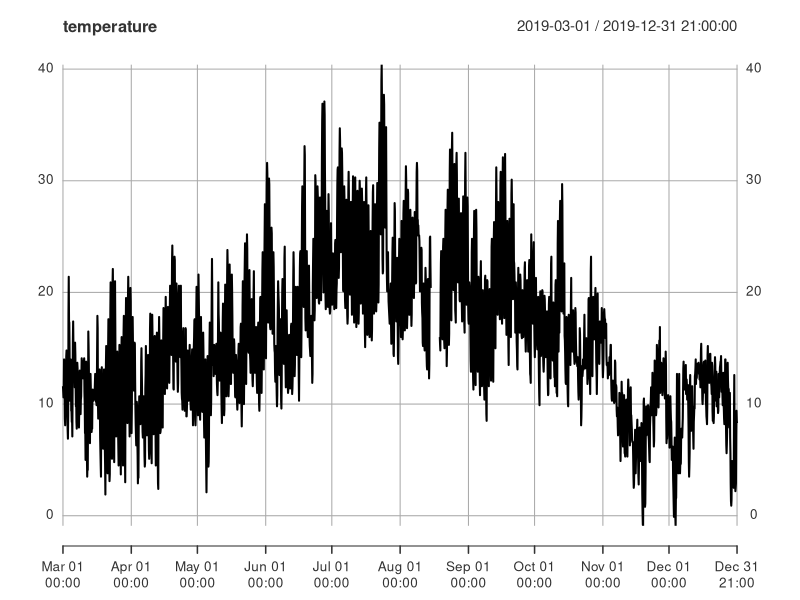
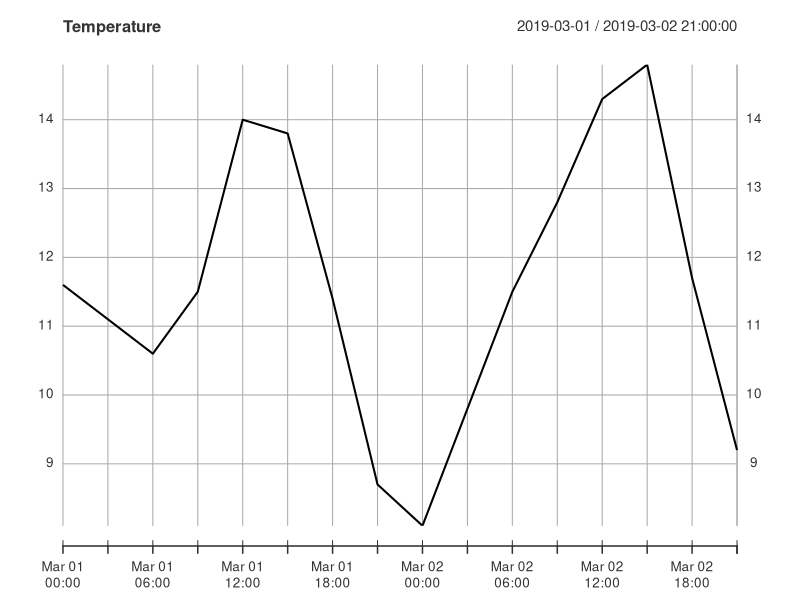

R code for these plots, in order: (Note: this script raises an error after producing the figures.)
#intrpoudtuin 

#import les donnés 
setwd("~/School/Miashs/MIASHS 6/seris chro/final project")

tmp<- read.csv("Data/tmp.csv")
#################################################################################
####################################################################################

#deviser les donnée 
last_one <- length(tmp$temperature) #de 1 à 2448
tmp[is.na(tmp$temperature),c('X','temperature')] #show all the missing values 
first_part<-c(1,1336) #premier section de donnés 
last_part<- c(1369,last_one) #deuxeme section de donnés 
tset_first<- c(1,(first_part[2]-8)) #test how good is our model for the first part
test_second <- c((last_part[1]+8),last_one)#test how good is our model for the second part
################################################################################## 
####################################################################################

#tout d'abord pour prendre une idee genral de ce qui pass on fait un visulastion des donnés



temperature <- xts::xts(tmp$temperature, order.by=as.POSIXct(tmp$dateheure))
plot(temperature)
#apres a prendre une idée général on doit etre plus presier de chartiser ces donnés
#on peut sentir qu'il y une sesanolité mais doit zommer plus pres pour etre sur 
#et comme dans l'annceé dit que tout les jours on prede 8 fois la dergre de temperteure

   
#cette fonction eveite la repetion de code pour chauqe fois on apple une partie de donnés
#et aussi s'on utlise la differnce ou une tendece ou un varaince  
main_data <- function(inverse=F,log=0,diff=0,lag=0,de_a=c(1,2448),data=tmp){
  P<-data$dateheure[de_a[1]:de_a[2]]
  X<-data$temperature[de_a[1]:de_a[2]]
  
  if (log){ 
    X<-log(X)}
  if (inverse){
    X<-rev(X)} #inverser les donnés
  if (lag){
    X<-diff(X,lag = lag)} #mettre un lag au donnés
  if (diff){
    X<- diff(X,differences = diff)}
  P<-data$dateheure[(de_a[1]+lag+diff):de_a[2]]
  Temperature<-  xts::xts(X, order.by=as.POSIXct(P))
  plot_<<- plot(Temperature)
  return(X)}
  
#voir s'il y a un sesanolite plus pret
#on predre deux les donnés de 2 jour ou 3 jour 
data_2j<- main_data(de_a=c(1,16))
plot_

#on voit une repettion chaque jour avec des petites varabilité 
#et s'on fait pout 4 jour 
data_4j<- main_data(de_a=c(1,32))
plot_X

#et encore on peut voir la autocorlation 
acf(tmp$temperature ,plot = TRUE, na.action = na.pass,lag.max = 32)
#ce graphique confirm la sesanlité puisque on a repertuation tout 8 fois
####################################################################################
####################################################################################

#de plus on voit pas des tendence donc on n a pas besoin de utliser
#la fonction log aux tous les donnés 
####################################################################################
####################################################################################

#test la stastionatité  
library("tseries")
#pour tester la stasionarite on va utliser deux test difrrentes 
#la premper est ADF(Test de Dickey-Fuller) : 

#la deuxeme est KPSS( Test de KPSS) :



options(warn=-1) #Ca aide de ne pas afficher "Warning message:"
test_ <- function(data){
  ADF <- adf.test(data)  
  KPSS <- kpss.test(data, null="Level")
  return(sprintf("le test ADF donne %s pour stastionarité et le test KPSS donne %s pour la stastionarité",
                 ADF$p.value < 0.05 , KPSS$p.value >= 0.05 ))
}
#pour bien affecut les test on doit deviser les donnés en deux parties commme
#il y a un manque de donné au millue ca sera beacoup plus facile à treter les donnés
#sperarment 

X_1 <- main_data(de_a=tset_first,lag=8)
plot_
acf(X_1)
#on vois les L'ACF

#on vois que c'est deje mieux avec lag de 8 
#et on pass les tests :
test_(X_1)
#on vois que c'est bien stastionare'
#on pass rappidement seulment avec moving avarage methode  

#tout d'abord on va essyer de trouver le meilleure d reapterue retard
#construit notre une fonction pour menemiser l'AIC

min_aic<-function(X,P,D,Q) {
  min_p=P[1]
  min_d=D[1]
  min_q=Q[1]
  cpt=0
  for(d in D[1]:D[2]) {
    for(p in P[1]:P[2]) {
      for(q in Q[1]:Q[2] ) {
        tryCatch( {
          Mod<- arima(X,order = c(p,d,q),method='ML')
          Mod____<<-Mod
          aic=Mod$aic
        },error=function(e){})
        if(cpt==0){
          aic_min=aic
          print(aic_min)}
        else{
          if(aic<aic_min){
            aic_min=aic
            min_p=p
            min_d=d
            min_q=q
            print(sprintf('Tour %s et les orders sont : %s , %s , %s et aic est %1f :',cpt,min_p,min_d,min_q,aic_min))
        }}
        cpt = cpt+1
      }
    }
    print("yes")
  }
  aic_<<-aic_min
  return(c(min_p,min_d,min_q))
}
#"0,2,30Tour 30 et les orders sont : 0 , 0 , 30 et aic est 4882.529617 :"
#"10,0,10 Tour 108 et les orders sont : 9 , 0 , 9 et aic est 4875.599745 :"
# "10,2,10"Tour 54 et les orders sont : 4 , 1 , 10 et aic est 4890.488702 :"
#"20,2,20 "Tour 30 et les orders sont : 12 , 0 , 11 et aic est 4874.780577 :"
#pour_model<- min_aic(X_1,c(0,0),c(0,9),c(0,30))

MA_model <-arima(X_1,order=c(0,0,30))


prediction_ <- function(model,pr_=8,data_n=tset_first[2],sta_p=100) {
  MA_predict<- predict(model , pr_ )
  data_<-data_n
  MA_X<-MA_sup<-MA_inf<- tmp$temperature
  for(i in (data_+1):(data_+pr_)){
    MA_X[i]<-MA_predict$pred[i-data_]+MA_X[i-8]
    MA_inf[i]<-MA_predict$pred[i-data_]-qnorm(0.975)*MA_predict$se[i-data_]+MA_X[i-8]
    MA_sup[i]<-MA_predict$pred[i-data_]+qnorm(0.975)*MA_predict$se[i-data_]+MA_X[i-8]
  }
#apres predire linfeire et superurier d'un entrvale de confince de 95%
# on peut les tracer sur la graphi mere et aussi afficher les vrai bon valures aussi 
  end_p<- pr_+data_
  sta_p<- sta_p
  plot(tmp$temperature[sta_p:(end_p)],
      type = 'l',col='blue',
      main="Predction de temperture avec un intervalle de confiance de niveau 95%"
      ,ylab="Temperatures",xlab="Jours",
      ylim = c(min(MA_inf[sta_p:end_p]),
      max(MA_sup[sta_p:end_p])),panel.first = grid(20))
  lines(MA_X[sta_p:end_p],type = 'l',col='orange',lty=3,lwd=3)
  lines(MA_sup[sta_p:end_p],type='l',col='red',lty=3,lwd=2)
  lines(MA_inf[sta_p:end_p],type='l',col='red',lty=3,lwd=2)
  lines(tmp$temperature[sta_p:end_p],lwd=3,
       type = 'l',col='blue')
  MES<- (1/8)*sum((MA_X[(data_+1):end_p]-tmp$temperature[(data_+1):end_p])^2)
  if (!is.na(MES)){
    print(MES)}

}
prediction_(MA_model,8,tset_first[2],1327)
#on vois que nous somme assez proche de la bonne reponse et l'intervalle de confince 
#bien juste 
#maintantit on predre la completment la partie 1 
X_2 <- main_data(de_a=first_part,lag=8)
MA_model_2 <-arima(X_1,order=c(0,0,30))
#avec le modele complet on trouve l'aic =4882.53 qui ne change pas vraiment 

prediction_(MA_model_2,32,first_part[2],1330)


#Alors on attack  autorefersie 















ARIMA_X_8 <- main_data(inverse=T,de_a=test_second)
test_(ARIMA_X_8)

#pour_model_<- min_aic(ARIMA_X,c(0 ,20),c(0,2),c(0,20))
library(MASS)
library(tseries)
library(forecast)
?auto.arima(ARIMA_X_8,d=0,S=8)













  